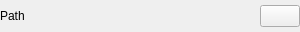
<?xml version="1.0" encoding="UTF-8"?>
<ui version="4.0">
  <class>PathWidget</class>
  <widget class="QWidget" name="PathWidget">
    <property name="geometry">
      <rect>
        <x>0</x>
        <y>0</y>
        <width>300</width>
        <height>32</height>
      </rect>
    </property>
    <layout class="QGridLayout" name="gridLayout" columnstretch="1,1,0">
      <property name="leftMargin">
        <number>0</number>
      </property>
      <property name="topMargin">
        <number>0</number>
      </property>
      <property name="rightMargin">
        <number>0</number>
      </property>
      <property name="bottomMargin">
        <number>0</number>
      </property>
      <property name="spacing">
        <number>4</number>
      </property>
      <item row="0" column="0" colspan="2">
        <widget class="QLabel" name="pathLabel">
          <property name="text">
            <string>Path</string>
          </property>
          <property name="class" stdset="0">
            <string>panel-heading</string>
          </property>
        </widget>
      </item>
      <item row="0" column="2">
        <widget class="QPushButton" name="pathButton">
          <property name="icon">
            <iconset>
              <normaloff>:/icons/edit</normaloff>
            </iconset>
          </property>
          <property name="toolTip">
            <string>Edit path data</string>
          </property>
        </widget>
      </item>
    </layout>
  </widget>
  <resources/>
  <connections/>
</ui>
